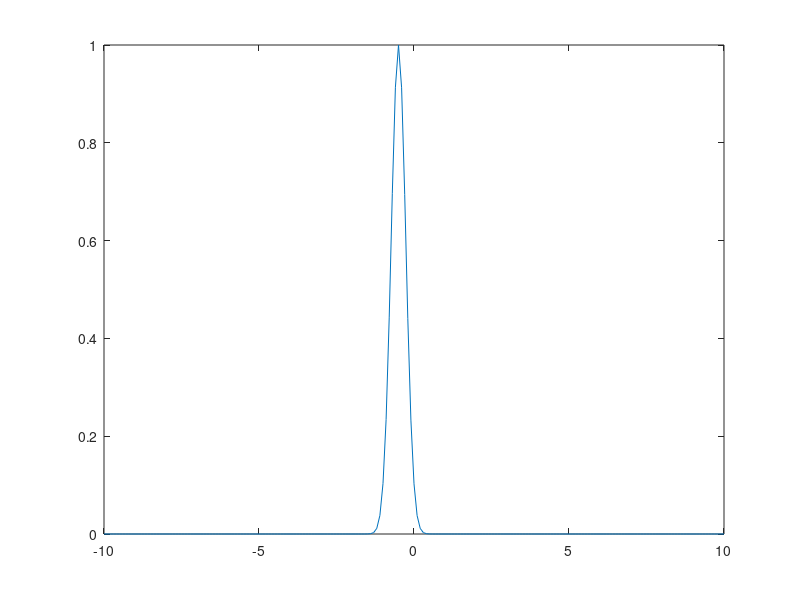
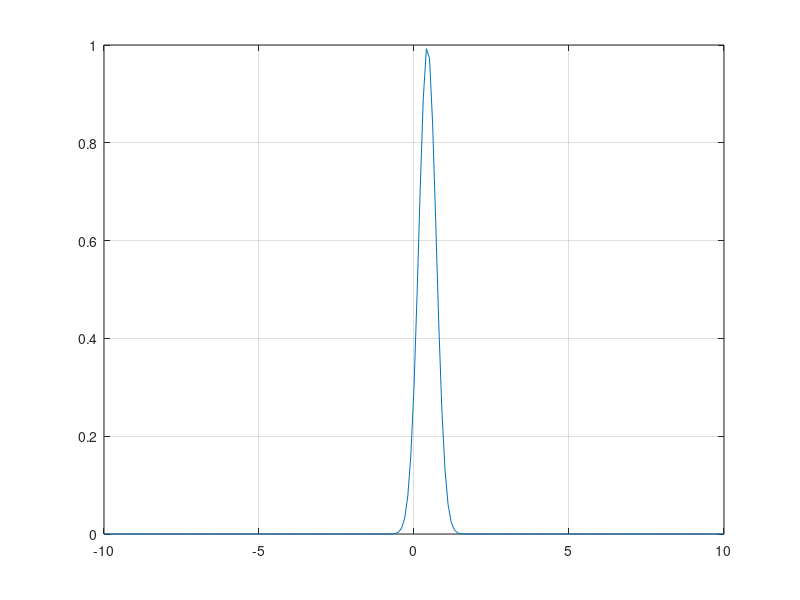

Reproduce these figures in MATLAB, in order.
x = -10:0.1:10;
y1 = gaussmf(x, [-0.23450246305419, -0.50034318893977]);
y2 = gaussmf(x, [0.28053916581892, 0.43434574265323]);
figure; plot(x, y1)
figure; plot(x, y2)
grid on



